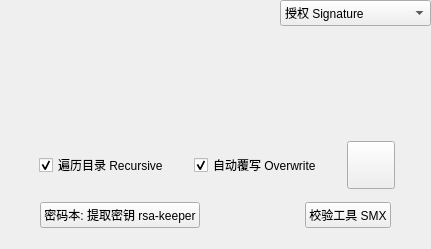
<?xml version="1.0" encoding="UTF-8"?>
<ui version="4.0">
 <class>DriverDialog</class>
 <widget class="QDialog" name="DriverDialog">
  <property name="geometry">
   <rect>
    <x>0</x>
    <y>0</y>
    <width>431</width>
    <height>249</height>
   </rect>
  </property>
  <property name="sizePolicy">
   <sizepolicy hsizetype="Fixed" vsizetype="Fixed">
    <horstretch>0</horstretch>
    <verstretch>0</verstretch>
   </sizepolicy>
  </property>
  <property name="windowTitle">
   <string>RSA-Sakura</string>
  </property>
  <widget class="QComboBox" name="comboBox">
   <property name="geometry">
    <rect>
     <x>280</x>
     <y>0</y>
     <width>151</width>
     <height>26</height>
    </rect>
   </property>
   <item>
    <property name="text">
     <string>授权 Signature</string>
    </property>
   </item>
   <item>
    <property name="text">
     <string>密钥 Key</string>
    </property>
   </item>
   <item>
    <property name="text">
     <string>文件 File</string>
    </property>
   </item>
   <item>
    <property name="text">
     <string>目录 Folder</string>
    </property>
   </item>
  </widget>
  <widget class="QStackedWidget" name="stackedWidget">
   <property name="geometry">
    <rect>
     <x>10</x>
     <y>30</y>
     <width>411</width>
     <height>221</height>
    </rect>
   </property>
   <property name="currentIndex">
    <number>3</number>
   </property>
   <widget class="QWidget" name="page">
    <widget class="QWidget" name="layoutWidget">
     <property name="geometry">
      <rect>
       <x>0</x>
       <y>0</y>
       <width>411</width>
       <height>771</height>
      </rect>
     </property>
     <layout class="QVBoxLayout" name="verticalLayout">
      <property name="sizeConstraint">
       <enum>QLayout::SizeConstraint::SetDefaultConstraint</enum>
      </property>
      <property name="topMargin">
       <number>6</number>
      </property>
      <item>
       <layout class="QHBoxLayout" name="horizontalLayout">
        <property name="spacing">
         <number>6</number>
        </property>
        <property name="leftMargin">
         <number>4</number>
        </property>
        <property name="topMargin">
         <number>0</number>
        </property>
        <property name="rightMargin">
         <number>4</number>
        </property>
        <item>
         <widget class="QLabel" name="label_8">
          <property name="sizePolicy">
           <sizepolicy hsizetype="Preferred" vsizetype="Preferred">
            <horstretch>0</horstretch>
            <verstretch>0</verstretch>
           </sizepolicy>
          </property>
          <property name="font">
           <font>
            <family>Noto Color Emoji</family>
            <pointsize>16</pointsize>
           </font>
          </property>
          <property name="text">
           <string>🌸</string>
          </property>
         </widget>
        </item>
        <item>
         <widget class="QLabel" name="label">
          <property name="enabled">
           <bool>true</bool>
          </property>
          <property name="styleSheet">
           <string notr="true">color: gray;</string>
          </property>
          <property name="text">
           <string>授权状态 / License Status :</string>
          </property>
         </widget>
        </item>
        <item>
         <widget class="QLabel" name="statusLabel">
          <property name="text">
           <string>TextLabel</string>
          </property>
         </widget>
        </item>
        <item>
         <spacer name="horizontalSpacer">
          <property name="orientation">
           <enum>Qt::Orientation::Horizontal</enum>
          </property>
          <property name="sizeHint" stdset="0">
           <size>
            <width>28</width>
            <height>20</height>
           </size>
          </property>
         </spacer>
        </item>
        <item>
         <widget class="RefreshButton" name="refreshButtonStatus">
          <property name="text">
           <string>↻</string>
          </property>
         </widget>
        </item>
       </layout>
      </item>
      <item>
       <layout class="QVBoxLayout" name="rawOutputLayout">
        <property name="sizeConstraint">
         <enum>QLayout::SizeConstraint::SetDefaultConstraint</enum>
        </property>
        <property name="leftMargin">
         <number>4</number>
        </property>
       </layout>
      </item>
      <item>
       <layout class="QHBoxLayout" name="horizontalLayout_2">
        <property name="topMargin">
         <number>0</number>
        </property>
        <item>
         <spacer name="horizontalSpacer_6">
          <property name="orientation">
           <enum>Qt::Orientation::Horizontal</enum>
          </property>
          <property name="sizeHint" stdset="0">
           <size>
            <width>40</width>
            <height>20</height>
           </size>
          </property>
         </spacer>
        </item>
        <item>
         <widget class="QLabel" name="label_4">
          <property name="maximumSize">
           <size>
            <width>60</width>
            <height>60</height>
           </size>
          </property>
          <property name="text">
           <string/>
          </property>
          <property name="pixmap">
           <pixmap resource="resources.qrc">:/appdir/images/izcolorplanet1024.png</pixmap>
          </property>
          <property name="scaledContents">
           <bool>true</bool>
          </property>
         </widget>
        </item>
        <item>
         <spacer name="horizontalSpacer_17">
          <property name="orientation">
           <enum>Qt::Orientation::Horizontal</enum>
          </property>
          <property name="sizeHint" stdset="0">
           <size>
            <width>40</width>
            <height>20</height>
           </size>
          </property>
         </spacer>
        </item>
        <item>
         <widget class="QPushButton" name="pushButtonUnlock">
          <property name="text">
           <string>解锁 Unlock</string>
          </property>
         </widget>
        </item>
        <item>
         <spacer name="horizontalSpacer_2">
          <property name="orientation">
           <enum>Qt::Orientation::Horizontal</enum>
          </property>
          <property name="sizeHint" stdset="0">
           <size>
            <width>40</width>
            <height>20</height>
           </size>
          </property>
         </spacer>
        </item>
        <item>
         <widget class="QPushButton" name="pushButtonLock">
          <property name="text">
           <string>锁定 Lock</string>
          </property>
         </widget>
        </item>
        <item>
         <spacer name="horizontalSpacer_5">
          <property name="orientation">
           <enum>Qt::Orientation::Horizontal</enum>
          </property>
          <property name="sizeHint" stdset="0">
           <size>
            <width>40</width>
            <height>20</height>
           </size>
          </property>
         </spacer>
        </item>
        <item>
         <widget class="QPushButton" name="pushButtonVer">
          <property name="text">
           <string>版本 Ver.</string>
          </property>
         </widget>
        </item>
        <item>
         <spacer name="horizontalSpacer_7">
          <property name="orientation">
           <enum>Qt::Orientation::Horizontal</enum>
          </property>
          <property name="sizeHint" stdset="0">
           <size>
            <width>40</width>
            <height>20</height>
           </size>
          </property>
         </spacer>
        </item>
       </layout>
      </item>
      <item>
       <layout class="QHBoxLayout" name="horizontalLayout_3">
        <property name="topMargin">
         <number>12</number>
        </property>
        <item>
         <spacer name="horizontalSpacer_3">
          <property name="orientation">
           <enum>Qt::Orientation::Horizontal</enum>
          </property>
          <property name="sizeHint" stdset="0">
           <size>
            <width>40</width>
            <height>20</height>
           </size>
          </property>
         </spacer>
        </item>
        <item>
         <widget class="QPushButton" name="pushButtonDamageRM">
          <property name="text">
           <string>销毁钥匙串和签名  Destroy Keychain &amp;&amp; Signature</string>
          </property>
         </widget>
        </item>
        <item>
         <spacer name="horizontalSpacer_4">
          <property name="orientation">
           <enum>Qt::Orientation::Horizontal</enum>
          </property>
          <property name="sizeHint" stdset="0">
           <size>
            <width>40</width>
            <height>20</height>
           </size>
          </property>
         </spacer>
        </item>
       </layout>
      </item>
      <item>
       <spacer name="verticalSpacer">
        <property name="orientation">
         <enum>Qt::Orientation::Vertical</enum>
        </property>
        <property name="sizeHint" stdset="0">
         <size>
          <width>20</width>
          <height>40</height>
         </size>
        </property>
       </spacer>
      </item>
     </layout>
    </widget>
   </widget>
   <widget class="QWidget" name="page_2">
    <widget class="QWidget" name="layoutWidget">
     <property name="geometry">
      <rect>
       <x>0</x>
       <y>10</y>
       <width>411</width>
       <height>28</height>
      </rect>
     </property>
     <layout class="QHBoxLayout" name="horizontalLayout_11">
      <item>
       <widget class="QLabel" name="label_7">
        <property name="styleSheet">
         <string notr="true">color: gray;</string>
        </property>
        <property name="text">
         <string>密钥对名称 Key Pair Name</string>
        </property>
       </widget>
      </item>
      <item>
       <spacer name="horizontalSpacer_32">
        <property name="orientation">
         <enum>Qt::Orientation::Horizontal</enum>
        </property>
        <property name="sizeType">
         <enum>QSizePolicy::Policy::Maximum</enum>
        </property>
        <property name="sizeHint" stdset="0">
         <size>
          <width>4</width>
          <height>20</height>
         </size>
        </property>
       </spacer>
      </item>
      <item>
       <widget class="QLineEdit" name="KeyPairName">
        <property name="minimumSize">
         <size>
          <width>0</width>
          <height>0</height>
         </size>
        </property>
        <property name="locale">
         <locale language="Chinese" country="China"/>
        </property>
        <property name="maxLength">
         <number>18</number>
        </property>
       </widget>
      </item>
      <item>
       <spacer name="horizontalSpacer_33">
        <property name="orientation">
         <enum>Qt::Orientation::Horizontal</enum>
        </property>
        <property name="sizeType">
         <enum>QSizePolicy::Policy::Maximum</enum>
        </property>
        <property name="sizeHint" stdset="0">
         <size>
          <width>4</width>
          <height>20</height>
         </size>
        </property>
       </spacer>
      </item>
      <item>
       <widget class="QLabel" name="labelNameLength">
        <property name="styleSheet">
         <string notr="true">color: gray;</string>
        </property>
        <property name="text">
         <string>1/18</string>
        </property>
       </widget>
      </item>
     </layout>
    </widget>
    <widget class="QWidget" name="layoutWidget">
     <property name="geometry">
      <rect>
       <x>0</x>
       <y>50</y>
       <width>411</width>
       <height>29</height>
      </rect>
     </property>
     <layout class="QHBoxLayout" name="horizontalLayout_12">
      <item>
       <widget class="QLabel" name="label_9">
        <property name="styleSheet">
         <string notr="true">color: gray;</string>
        </property>
        <property name="text">
         <string>位数 bits</string>
        </property>
       </widget>
      </item>
      <item>
       <spacer name="horizontalSpacer_35">
        <property name="orientation">
         <enum>Qt::Orientation::Horizontal</enum>
        </property>
        <property name="sizeType">
         <enum>QSizePolicy::Policy::Maximum</enum>
        </property>
        <property name="sizeHint" stdset="0">
         <size>
          <width>4</width>
          <height>20</height>
         </size>
        </property>
       </spacer>
      </item>
      <item>
       <widget class="QSpinBox" name="spinNBits">
        <property name="minimumSize">
         <size>
          <width>148</width>
          <height>0</height>
         </size>
        </property>
        <property name="alignment">
         <set>Qt::AlignmentFlag::AlignRight|Qt::AlignmentFlag::AlignTrailing|Qt::AlignmentFlag::AlignVCenter</set>
        </property>
        <property name="minimum">
         <number>1</number>
        </property>
        <property name="maximum">
         <number>488319</number>
        </property>
        <property name="value">
         <number>2184</number>
        </property>
       </widget>
      </item>
      <item>
       <spacer name="horizontalSpacer_34">
        <property name="orientation">
         <enum>Qt::Orientation::Horizontal</enum>
        </property>
        <property name="sizeType">
         <enum>QSizePolicy::Policy::Maximum</enum>
        </property>
        <property name="sizeHint" stdset="0">
         <size>
          <width>4</width>
          <height>20</height>
         </size>
        </property>
       </spacer>
      </item>
      <item>
       <widget class="QLabel" name="labelNLimit">
        <property name="styleSheet">
         <string notr="true">color: gray;</string>
        </property>
        <property name="text">
         <string>(5 ～ 488319)</string>
        </property>
       </widget>
      </item>
      <item>
       <spacer name="horizontalSpacer_27">
        <property name="orientation">
         <enum>Qt::Orientation::Horizontal</enum>
        </property>
        <property name="sizeHint" stdset="0">
         <size>
          <width>4</width>
          <height>20</height>
         </size>
        </property>
       </spacer>
      </item>
     </layout>
    </widget>
    <widget class="QWidget" name="layoutWidget">
     <property name="geometry">
      <rect>
       <x>0</x>
       <y>160</y>
       <width>411</width>
       <height>50</height>
      </rect>
     </property>
     <layout class="QHBoxLayout" name="horizontalLayout_16">
      <property name="leftMargin">
       <number>4</number>
      </property>
      <property name="rightMargin">
       <number>8</number>
      </property>
      <item>
       <widget class="QCheckBox" name="checkBoxFast">
        <property name="text">
         <string>快速模式 Fast Mode</string>
        </property>
        <property name="checked">
         <bool>true</bool>
        </property>
       </widget>
      </item>
      <item>
       <spacer name="horizontalSpacer_31">
        <property name="orientation">
         <enum>Qt::Orientation::Horizontal</enum>
        </property>
        <property name="sizeHint" stdset="0">
         <size>
          <width>40</width>
          <height>20</height>
         </size>
        </property>
       </spacer>
      </item>
      <item>
       <widget class="QPushButton" name="pushButtonGenerate">
        <property name="text">
         <string>Generate</string>
        </property>
       </widget>
      </item>
      <item>
       <spacer name="horizontalSpacer_41">
        <property name="orientation">
         <enum>Qt::Orientation::Horizontal</enum>
        </property>
        <property name="sizeType">
         <enum>QSizePolicy::Policy::Maximum</enum>
        </property>
        <property name="sizeHint" stdset="0">
         <size>
          <width>8</width>
          <height>20</height>
         </size>
        </property>
       </spacer>
      </item>
      <item>
       <widget class="KeychainButton" name="keychainKey">
        <property name="minimumSize">
         <size>
          <width>48</width>
          <height>48</height>
         </size>
        </property>
        <property name="baseSize">
         <size>
          <width>0</width>
          <height>0</height>
         </size>
        </property>
        <property name="text">
         <string/>
        </property>
       </widget>
      </item>
     </layout>
    </widget>
    <widget class="QWidget" name="layoutWidget">
     <property name="geometry">
      <rect>
       <x>0</x>
       <y>90</y>
       <width>411</width>
       <height>29</height>
      </rect>
     </property>
     <layout class="QHBoxLayout" name="horizontalLayout_13">
      <item>
       <widget class="QLabel" name="label_11">
        <property name="styleSheet">
         <string notr="true">color: gray;</string>
        </property>
        <property name="text">
         <string>p&amp;q 位差 Difference</string>
        </property>
       </widget>
      </item>
      <item>
       <spacer name="horizontalSpacer_28">
        <property name="orientation">
         <enum>Qt::Orientation::Horizontal</enum>
        </property>
        <property name="sizeType">
         <enum>QSizePolicy::Policy::Maximum</enum>
        </property>
        <property name="sizeHint" stdset="0">
         <size>
          <width>4</width>
          <height>20</height>
         </size>
        </property>
       </spacer>
      </item>
      <item>
       <widget class="QSpinBox" name="spinPQDiff">
        <property name="minimumSize">
         <size>
          <width>121</width>
          <height>0</height>
         </size>
        </property>
        <property name="alignment">
         <set>Qt::AlignmentFlag::AlignRight|Qt::AlignmentFlag::AlignTrailing|Qt::AlignmentFlag::AlignVCenter</set>
        </property>
        <property name="minimum">
         <number>-1</number>
        </property>
        <property name="maximum">
         <number>488318</number>
        </property>
        <property name="value">
         <number>-1</number>
        </property>
       </widget>
      </item>
      <item>
       <spacer name="horizontalSpacer_36">
        <property name="orientation">
         <enum>Qt::Orientation::Horizontal</enum>
        </property>
        <property name="sizeType">
         <enum>QSizePolicy::Policy::Maximum</enum>
        </property>
        <property name="sizeHint" stdset="0">
         <size>
          <width>4</width>
          <height>20</height>
         </size>
        </property>
       </spacer>
      </item>
      <item>
       <widget class="QLabel" name="labelDiffLimit">
        <property name="styleSheet">
         <string notr="true">color: gray;</string>
        </property>
        <property name="text">
         <string>(-1; 0 ～ 488318)</string>
        </property>
       </widget>
      </item>
      <item>
       <spacer name="horizontalSpacer_38">
        <property name="orientation">
         <enum>Qt::Orientation::Horizontal</enum>
        </property>
        <property name="sizeType">
         <enum>QSizePolicy::Policy::Expanding</enum>
        </property>
        <property name="sizeHint" stdset="0">
         <size>
          <width>4</width>
          <height>20</height>
         </size>
        </property>
       </spacer>
      </item>
     </layout>
    </widget>
    <widget class="QWidget" name="layoutWidget">
     <property name="geometry">
      <rect>
       <x>0</x>
       <y>130</y>
       <width>411</width>
       <height>29</height>
      </rect>
     </property>
     <layout class="QHBoxLayout" name="horizontalLayout_17">
      <item>
       <widget class="QLabel" name="label_15">
        <property name="styleSheet">
         <string notr="true">color: gray;</string>
        </property>
        <property name="text">
         <string>公钥位数 e bits</string>
        </property>
       </widget>
      </item>
      <item>
       <spacer name="horizontalSpacer_30">
        <property name="orientation">
         <enum>Qt::Orientation::Horizontal</enum>
        </property>
        <property name="sizeType">
         <enum>QSizePolicy::Policy::Maximum</enum>
        </property>
        <property name="sizeHint" stdset="0">
         <size>
          <width>4</width>
          <height>20</height>
         </size>
        </property>
       </spacer>
      </item>
      <item>
       <widget class="QSpinBox" name="spinEBits">
        <property name="minimumSize">
         <size>
          <width>121</width>
          <height>0</height>
         </size>
        </property>
        <property name="alignment">
         <set>Qt::AlignmentFlag::AlignRight|Qt::AlignmentFlag::AlignTrailing|Qt::AlignmentFlag::AlignVCenter</set>
        </property>
        <property name="maximum">
         <number>488319</number>
        </property>
       </widget>
      </item>
      <item>
       <spacer name="horizontalSpacer_40">
        <property name="orientation">
         <enum>Qt::Orientation::Horizontal</enum>
        </property>
        <property name="sizeType">
         <enum>QSizePolicy::Policy::Maximum</enum>
        </property>
        <property name="sizeHint" stdset="0">
         <size>
          <width>4</width>
          <height>20</height>
         </size>
        </property>
       </spacer>
      </item>
      <item>
       <widget class="QLabel" name="labelELimit">
        <property name="styleSheet">
         <string notr="true">color: gray;</string>
        </property>
        <property name="text">
         <string>(0; 1 ～ 488319)</string>
        </property>
       </widget>
      </item>
      <item>
       <spacer name="horizontalSpacer_39">
        <property name="orientation">
         <enum>Qt::Orientation::Horizontal</enum>
        </property>
        <property name="sizeType">
         <enum>QSizePolicy::Policy::Expanding</enum>
        </property>
        <property name="sizeHint" stdset="0">
         <size>
          <width>4</width>
          <height>20</height>
         </size>
        </property>
       </spacer>
      </item>
     </layout>
    </widget>
   </widget>
   <widget class="QWidget" name="page_3">
    <widget class="QWidget" name="layoutWidget">
     <property name="geometry">
      <rect>
       <x>0</x>
       <y>70</y>
       <width>413</width>
       <height>30</height>
      </rect>
     </property>
     <layout class="QHBoxLayout" name="horizontalLayout_4">
      <property name="leftMargin">
       <number>4</number>
      </property>
      <property name="rightMargin">
       <number>8</number>
      </property>
      <item>
       <widget class="QCheckBox" name="checkBoxOverwriteF">
        <property name="text">
         <string>自动覆写 Overwrite</string>
        </property>
        <property name="checked">
         <bool>true</bool>
        </property>
       </widget>
      </item>
      <item>
       <spacer name="horizontalSpacer_8">
        <property name="orientation">
         <enum>Qt::Orientation::Horizontal</enum>
        </property>
        <property name="sizeHint" stdset="0">
         <size>
          <width>40</width>
          <height>20</height>
         </size>
        </property>
       </spacer>
      </item>
      <item>
       <widget class="QPushButton" name="multiCore">
        <property name="text">
         <string>多核/多线程 Multi-core/Threading</string>
        </property>
       </widget>
      </item>
     </layout>
    </widget>
    <widget class="QWidget" name="layoutWidget">
     <property name="geometry">
      <rect>
       <x>30</x>
       <y>110</y>
       <width>346</width>
       <height>52</height>
      </rect>
     </property>
     <layout class="QHBoxLayout" name="horizontalLayout_5">
      <property name="leftMargin">
       <number>4</number>
      </property>
      <property name="rightMargin">
       <number>4</number>
      </property>
      <item>
       <widget class="QLabel" name="label_2">
        <property name="enabled">
         <bool>true</bool>
        </property>
        <property name="styleSheet">
         <string notr="true">color: gray;</string>
        </property>
        <property name="text">
         <string>密钥:</string>
        </property>
       </widget>
      </item>
      <item>
       <spacer name="horizontalSpacer_9">
        <property name="orientation">
         <enum>Qt::Orientation::Horizontal</enum>
        </property>
        <property name="sizeHint" stdset="0">
         <size>
          <width>40</width>
          <height>20</height>
         </size>
        </property>
       </spacer>
      </item>
      <item>
       <widget class="QCheckBox" name="checkBoxResign">
        <property name="text">
         <string>更签 re-sign</string>
        </property>
       </widget>
      </item>
      <item>
       <spacer name="horizontalSpacer_10">
        <property name="orientation">
         <enum>Qt::Orientation::Horizontal</enum>
        </property>
        <property name="sizeHint" stdset="0">
         <size>
          <width>40</width>
          <height>20</height>
         </size>
        </property>
       </spacer>
      </item>
      <item>
       <widget class="QCheckBox" name="checkBoxRecover">
        <property name="text">
         <string>恢复 Recover</string>
        </property>
       </widget>
      </item>
      <item>
       <spacer name="horizontalSpacer_11">
        <property name="orientation">
         <enum>Qt::Orientation::Horizontal</enum>
        </property>
        <property name="sizeHint" stdset="0">
         <size>
          <width>40</width>
          <height>20</height>
         </size>
        </property>
       </spacer>
      </item>
      <item>
       <widget class="KeychainButton" name="keychainFiles">
        <property name="minimumSize">
         <size>
          <width>50</width>
          <height>50</height>
         </size>
        </property>
        <property name="baseSize">
         <size>
          <width>0</width>
          <height>0</height>
         </size>
        </property>
        <property name="text">
         <string/>
        </property>
       </widget>
      </item>
     </layout>
    </widget>
    <widget class="QWidget" name="layoutWidget">
     <property name="geometry">
      <rect>
       <x>0</x>
       <y>170</y>
       <width>411</width>
       <height>30</height>
      </rect>
     </property>
     <layout class="QHBoxLayout" name="horizontalLayout_6">
      <item>
       <spacer name="horizontalSpacer_14">
        <property name="orientation">
         <enum>Qt::Orientation::Horizontal</enum>
        </property>
        <property name="sizeHint" stdset="0">
         <size>
          <width>40</width>
          <height>20</height>
         </size>
        </property>
       </spacer>
      </item>
      <item>
       <widget class="QLabel" name="label_3">
        <property name="enabled">
         <bool>true</bool>
        </property>
        <property name="styleSheet">
         <string notr="true">color: gray;</string>
        </property>
        <property name="text">
         <string>密码本:</string>
        </property>
       </widget>
      </item>
      <item>
       <spacer name="horizontalSpacer_12">
        <property name="orientation">
         <enum>Qt::Orientation::Horizontal</enum>
        </property>
        <property name="sizeHint" stdset="0">
         <size>
          <width>40</width>
          <height>20</height>
         </size>
        </property>
       </spacer>
      </item>
      <item>
       <widget class="QPushButton" name="rsaKeeperF">
        <property name="text">
         <string>提取密钥 rsa-keeper</string>
        </property>
       </widget>
      </item>
      <item>
       <spacer name="horizontalSpacer_16">
        <property name="orientation">
         <enum>Qt::Orientation::Horizontal</enum>
        </property>
        <property name="sizeHint" stdset="0">
         <size>
          <width>40</width>
          <height>20</height>
         </size>
        </property>
       </spacer>
      </item>
      <item>
       <spacer name="horizontalSpacer_13">
        <property name="orientation">
         <enum>Qt::Orientation::Horizontal</enum>
        </property>
        <property name="sizeHint" stdset="0">
         <size>
          <width>40</width>
          <height>20</height>
         </size>
        </property>
       </spacer>
      </item>
      <item>
       <widget class="QPushButton" name="configKeeper">
        <property name="text">
         <string>设置 config-keeper</string>
        </property>
       </widget>
      </item>
      <item>
       <spacer name="horizontalSpacer_15">
        <property name="orientation">
         <enum>Qt::Orientation::Horizontal</enum>
        </property>
        <property name="sizeHint" stdset="0">
         <size>
          <width>40</width>
          <height>20</height>
         </size>
        </property>
       </spacer>
      </item>
     </layout>
    </widget>
    <widget class="QWidget" name="layoutWidget">
     <property name="geometry">
      <rect>
       <x>0</x>
       <y>0</y>
       <width>411</width>
       <height>63</height>
      </rect>
     </property>
     <layout class="QHBoxLayout" name="horizontalLayout_7">
      <item>
       <spacer name="horizontalSpacer_18">
        <property name="orientation">
         <enum>Qt::Orientation::Horizontal</enum>
        </property>
        <property name="sizeHint" stdset="0">
         <size>
          <width>4</width>
          <height>20</height>
         </size>
        </property>
       </spacer>
      </item>
      <item>
       <widget class="QLabel" name="label_5">
        <property name="maximumSize">
         <size>
          <width>60</width>
          <height>60</height>
         </size>
        </property>
        <property name="text">
         <string/>
        </property>
        <property name="pixmap">
         <pixmap resource="resources.qrc">:/appdir/images/sapphire1024.png</pixmap>
        </property>
        <property name="scaledContents">
         <bool>true</bool>
        </property>
       </widget>
      </item>
      <item>
       <widget class="KeyPicker" name="keyPickerFiles" native="true"/>
      </item>
      <item>
       <spacer name="horizontalSpacer_20">
        <property name="orientation">
         <enum>Qt::Orientation::Horizontal</enum>
        </property>
        <property name="sizeHint" stdset="0">
         <size>
          <width>4</width>
          <height>20</height>
         </size>
        </property>
       </spacer>
      </item>
     </layout>
    </widget>
   </widget>
   <widget class="QWidget" name="page_4">
    <widget class="QWidget" name="layoutWidget_2">
     <property name="geometry">
      <rect>
       <x>0</x>
       <y>0</y>
       <width>411</width>
       <height>63</height>
      </rect>
     </property>
     <layout class="QHBoxLayout" name="horizontalLayout_8">
      <item>
       <spacer name="horizontalSpacer_21">
        <property name="orientation">
         <enum>Qt::Orientation::Horizontal</enum>
        </property>
        <property name="sizeHint" stdset="0">
         <size>
          <width>4</width>
          <height>20</height>
         </size>
        </property>
       </spacer>
      </item>
      <item>
       <widget class="QLabel" name="label_6">
        <property name="maximumSize">
         <size>
          <width>60</width>
          <height>60</height>
         </size>
        </property>
        <property name="text">
         <string/>
        </property>
        <property name="pixmap">
         <pixmap resource="resources.qrc">:/appdir/images/ruby1024.png</pixmap>
        </property>
        <property name="scaledContents">
         <bool>true</bool>
        </property>
       </widget>
      </item>
      <item>
       <widget class="KeyPicker" name="keyPickerFolder" native="true"/>
      </item>
      <item>
       <spacer name="horizontalSpacer_19">
        <property name="orientation">
         <enum>Qt::Orientation::Horizontal</enum>
        </property>
        <property name="sizeHint" stdset="0">
         <size>
          <width>4</width>
          <height>20</height>
         </size>
        </property>
       </spacer>
      </item>
     </layout>
    </widget>
    <widget class="QWidget" name="layoutWidget">
     <property name="geometry">
      <rect>
       <x>10</x>
       <y>110</y>
       <width>394</width>
       <height>50</height>
      </rect>
     </property>
     <layout class="QHBoxLayout" name="horizontalLayout_9">
      <item>
       <spacer name="horizontalSpacer_24">
        <property name="orientation">
         <enum>Qt::Orientation::Horizontal</enum>
        </property>
        <property name="sizeHint" stdset="0">
         <size>
          <width>40</width>
          <height>20</height>
         </size>
        </property>
       </spacer>
      </item>
      <item>
       <widget class="QCheckBox" name="checkBoxRecursive">
        <property name="text">
         <string>遍历目录 Recursive</string>
        </property>
        <property name="checked">
         <bool>true</bool>
        </property>
       </widget>
      </item>
      <item>
       <spacer name="horizontalSpacer_22">
        <property name="orientation">
         <enum>Qt::Orientation::Horizontal</enum>
        </property>
        <property name="sizeHint" stdset="0">
         <size>
          <width>40</width>
          <height>20</height>
         </size>
        </property>
       </spacer>
      </item>
      <item>
       <widget class="QCheckBox" name="checkBoxOverwriteD">
        <property name="text">
         <string>自动覆写 Overwrite</string>
        </property>
        <property name="checked">
         <bool>true</bool>
        </property>
       </widget>
      </item>
      <item>
       <spacer name="horizontalSpacer_23">
        <property name="orientation">
         <enum>Qt::Orientation::Horizontal</enum>
        </property>
        <property name="sizeHint" stdset="0">
         <size>
          <width>40</width>
          <height>20</height>
         </size>
        </property>
       </spacer>
      </item>
      <item>
       <widget class="KeychainButton" name="keychainFolder">
        <property name="minimumSize">
         <size>
          <width>48</width>
          <height>48</height>
         </size>
        </property>
        <property name="baseSize">
         <size>
          <width>0</width>
          <height>0</height>
         </size>
        </property>
        <property name="text">
         <string/>
        </property>
       </widget>
      </item>
      <item>
       <spacer name="horizontalSpacer_25">
        <property name="orientation">
         <enum>Qt::Orientation::Horizontal</enum>
        </property>
        <property name="sizeHint" stdset="0">
         <size>
          <width>40</width>
          <height>20</height>
         </size>
        </property>
       </spacer>
      </item>
     </layout>
    </widget>
    <widget class="QWidget" name="layoutWidget">
     <property name="geometry">
      <rect>
       <x>30</x>
       <y>170</y>
       <width>351</width>
       <height>30</height>
      </rect>
     </property>
     <layout class="QHBoxLayout" name="horizontalLayout_10">
      <item>
       <widget class="QPushButton" name="rsaKeeperD">
        <property name="text">
         <string>密码本: 提取密钥 rsa-keeper</string>
        </property>
       </widget>
      </item>
      <item>
       <spacer name="horizontalSpacer_26">
        <property name="orientation">
         <enum>Qt::Orientation::Horizontal</enum>
        </property>
        <property name="sizeHint" stdset="0">
         <size>
          <width>40</width>
          <height>20</height>
         </size>
        </property>
       </spacer>
      </item>
      <item>
       <widget class="QPushButton" name="pushButtonSMX">
        <property name="text">
         <string>校验工具 SMX</string>
        </property>
       </widget>
      </item>
     </layout>
    </widget>
    <widget class="RecentInputField" name="recentInputWidget" native="true">
     <property name="geometry">
      <rect>
       <x>0</x>
       <y>70</y>
       <width>411</width>
       <height>31</height>
      </rect>
     </property>
    </widget>
   </widget>
  </widget>
 </widget>
 <customwidgets>
  <customwidget>
   <class>RefreshButton</class>
   <extends>QPushButton</extends>
   <header>refreshbutton.h</header>
  </customwidget>
  <customwidget>
   <class>KeyPicker</class>
   <extends>QWidget</extends>
   <header>keypicker.h</header>
   <container>1</container>
  </customwidget>
  <customwidget>
   <class>KeychainButton</class>
   <extends>QPushButton</extends>
   <header>keychainbutton.h</header>
  </customwidget>
  <customwidget>
   <class>RecentInputField</class>
   <extends>QWidget</extends>
   <header location="global">recentinputfield.h</header>
   <container>1</container>
  </customwidget>
 </customwidgets>
 <resources>
  <include location="resources.qrc"/>
 </resources>
 <connections/>
</ui>
